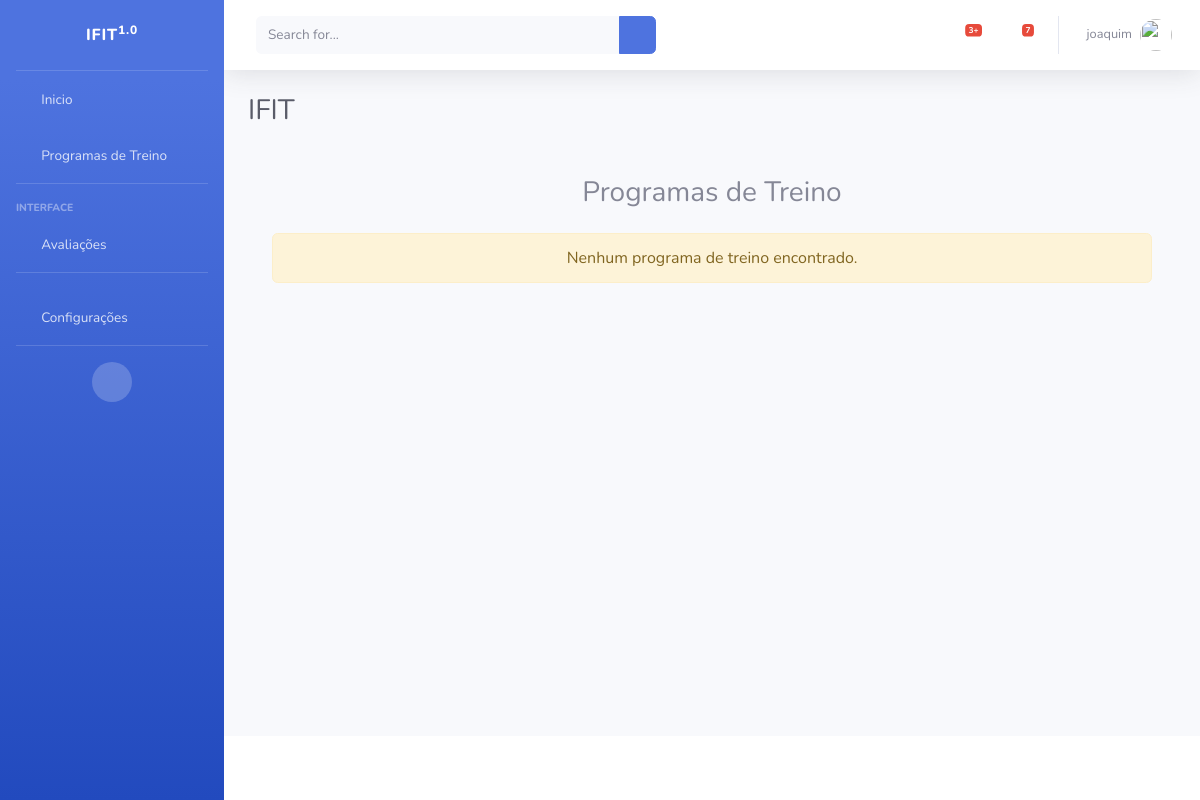
Before: /listar/training-exercicios/ (signed in) with the older database file.
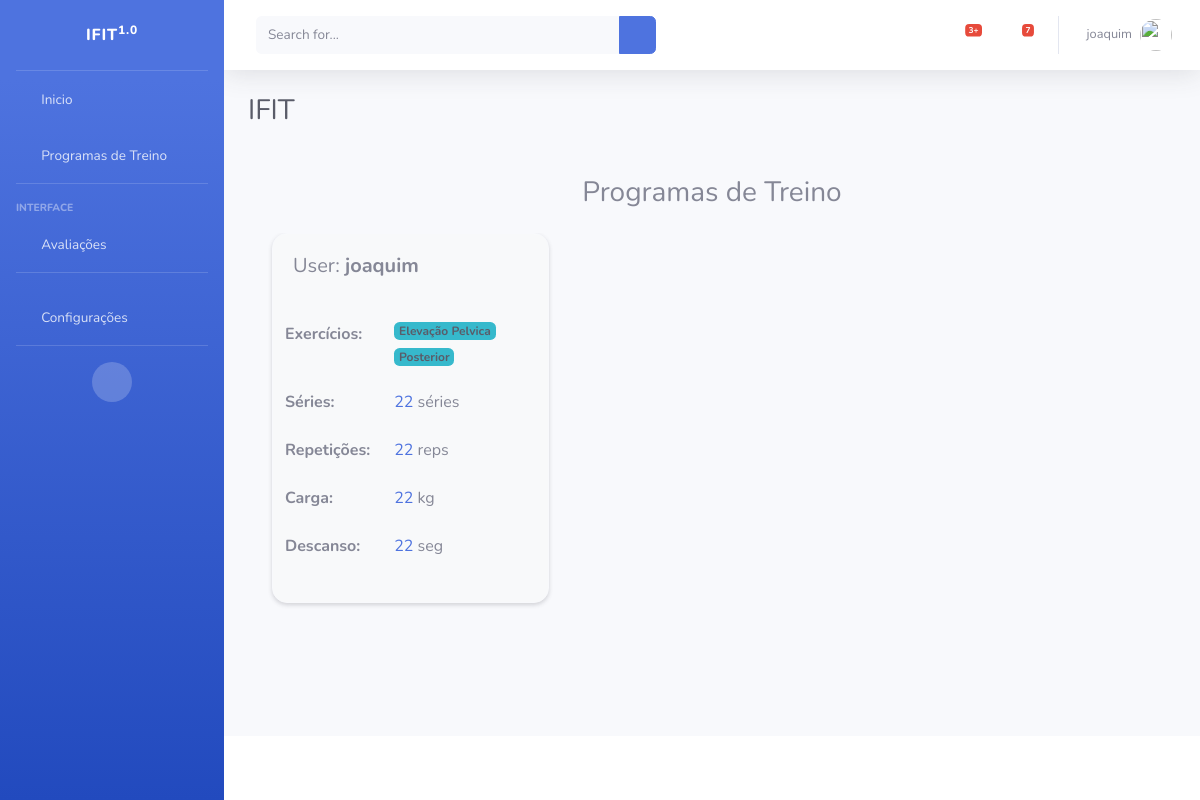
After: the same page with the newer database file.
### cadastros/models.py (models this page shows, shortened)
class TrainingExercicio(models.Model):
    exercises = models.ManyToManyField(Exercicio)
    series = models.IntegerField()
    repeticoes = models.IntegerField()
    carga = models.CharField(max_length=50, blank=True, null=True)
    descanso = models.IntegerField()  # em segundos
    descricao = models.CharField(max_length=100, default='Descrição padrão')
    usuario = models.ForeignKey(User, on_delete=models.CASCADE)

class Exercicio(models.Model):
    exercicio = models.CharField(max_length=50)
    tipo = models.CharField(max_length=10)
    grupo = models.CharField(max_length=20)
    descricao = models.CharField(max_length=100)

### cadastros/views.py (the view)
# urls.py: path('listar/training-exercicios/', TrainingExercicioList.as_view(), name='listar-training-exercicios'),
class TrainingExercicioList(LoginRequiredMixin, ListView):
    login_url = reverse_lazy('login')
    model = TrainingExercicio
    template_name = 'cadastros/listas/training_exercicio.html'
    def get_queryset(self):
        if self.request.user.is_staff:
            return TrainingExercicio.objects.all()
        else:
            return TrainingExercicio.objects.filter(usuario=self.request.user)

### cadastros/templates/cadastros/listas/training_exercicio.html (shortened to what this page needs)
{% extends 'paginas/index.html' %}
{% load static %}
{% block conteudo %}
<div class="container mt-5">
    <h3 class="text-center mb-4">Programas de Treino</h3>
    <div class="row flex-nowrap overflow-auto">
        {% for training_exercicio in object_list %}
        <div class="col-md-4 mb-4">
            <div class="card border-light shadow-sm" style="border-radius: 15px; background-color: #f8f9fa;">
                <div class="card-body">
                    <h5 class="card-title text-secondary">User: <strong>{{ training_exercicio.usuario }}</strong></h5>
                </div>
                <div class="table-responsive">
                    <table class="table table-borderless">
                        <tbody>
                            <tr>
                                <td><strong>Exercícios:</strong></td>
                                <td>
                                    <div class="d-flex flex-wrap" style="gap: 0.5rem;">
                                        {% for exercicio in training_exercicio.exercises.all %}
                                            <span class="badge bg-info text-dark">{{ exercicio.exercicio }}</span>
                                        {% endfor %}
                                    </div>
                                </td>
                            </tr>
                            <tr>
                                <td><strong>Séries:</strong></td>
                                <td><span class="text-primary">{{ training_exercicio.series }}</span> séries</td>
                            </tr>
                            <tr>
                                <td><strong>Repetições:</strong></td>
                                <td><span class="text-primary">{{ training_exercicio.repeticoes }}</span> reps</td>
                            </tr>
                            <tr>
                                <td><strong>Carga:</strong></td>
                                <td><span class="text-primary">{{ training_exercicio.carga }}</span> kg</td>
                            </tr>
                            <tr>
                                <td><strong>Descanso:</strong></td>
                                <td><span class="text-primary">{{ training_exercicio.descanso }}</span> seg</td>
                            </tr>
                        </tbody>
                    </table>
                </div>
            </div>
        </div>
        {% empty %}
        <div class="col-12">
            <div class="alert alert-warning text-center">Nenhum programa de treino encontrado.</div>
        </div>
        {% endfor %}
    </div>
</div>
{% endblock %}

Changed rows visible on the page:
added TrainingExercicio: usuario "joaquim", series "22", repeticoes "22", carga "22", descanso "22"
now on this page (row unchanged): Exercicio: exercicio "Elevação Pelvica"
now on this page (row unchanged): Exercicio: exercicio "Posterior"
Other visible differences:
text no longer shown: "Nenhum programa de treino encontrado."
